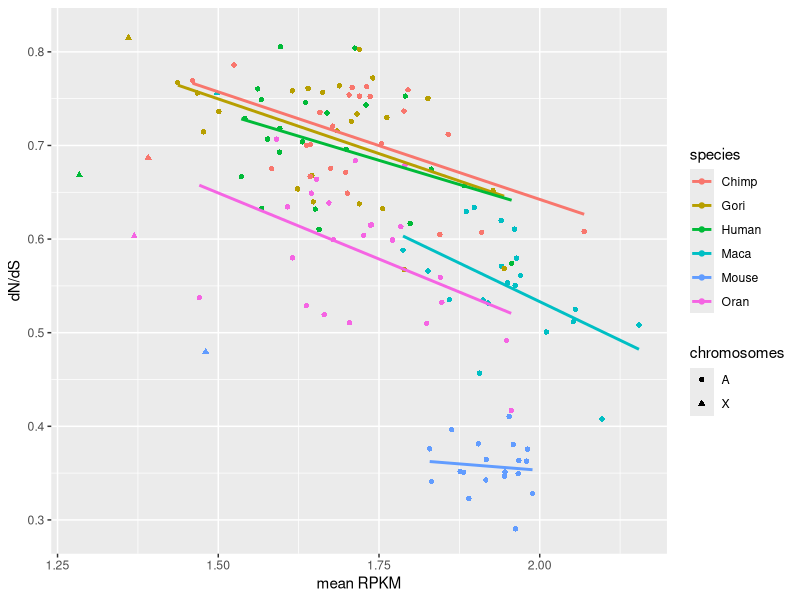
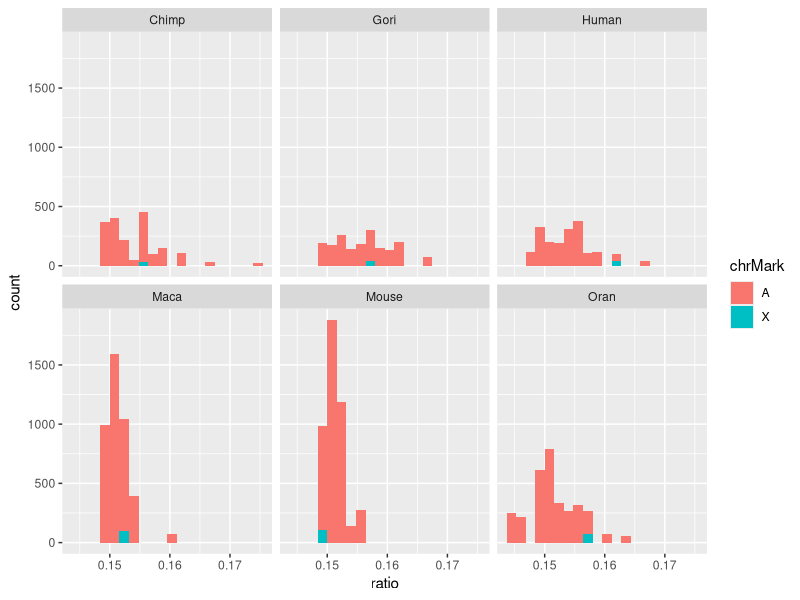

Generate these figures, in order, with R:
## ---- chunk 1

library(tidyverse)
mammals = read_csv(file = "../datasets/dataset.01.rsbl20150010supp1.csv")

## ---- chunk 2

mammals = mammals %>% 
  mutate(log10RPKM = log10(RPKM+1))

mammals_meta = mammals %>% 
  group_by(chr, Species, chrMark) %>% 
  summarise(mean_dNdS = mean(dNdS), mean_logRPKM = mean(log10RPKM))
  

## ---- chunk 3



## ---- chunk 4

ggplot(mammals_meta, aes(mean_logRPKM, mean_dNdS, color = Species, shape = chrMark)) + geom_point() + 
  geom_smooth(method = "lm", fill = NA) +
  scale_color_discrete(name = "species") +
  scale_shape_discrete(name = "chromosomes") +
  labs(x = "mean RPKM", y = "dN/dS")
  



## ---- chunk 5


mammals_lowmeta = mammals %>% 
  group_by(Species, chr) %>% 
  mutate(cutoff = quantile(log10RPKM, .15),
            n = n(),
            n_low = length(log10RPKM[log10RPKM < cutoff])) %>% 
  mutate(ratio = n_low / n)

## ---- chunk 6
# Let's start out by visualizing the data a bit.
ggplot(filter(mammals_lowmeta), aes(ratio, fill = chrMark)) +
  geom_histogram(bins = 20) +
  facet_wrap(Species~.)

#I see no trend.
# Anyway, let's make a test

mammals_lowmeta %>% 
  group_by(Species) %>% 
  summarise(x_low = sum(n_low[chrMark == 'X']),
            x_total = sum(n[chrMark == 'X']),
            auto_low = sum(n_low[chrMark != 'X']),
            auto_total = sum(n[chrMark != 'X']),
            p_value = binom.test(x_low, x_total, p = auto_low/auto_total, alternative = 'less')[['p.value']])

